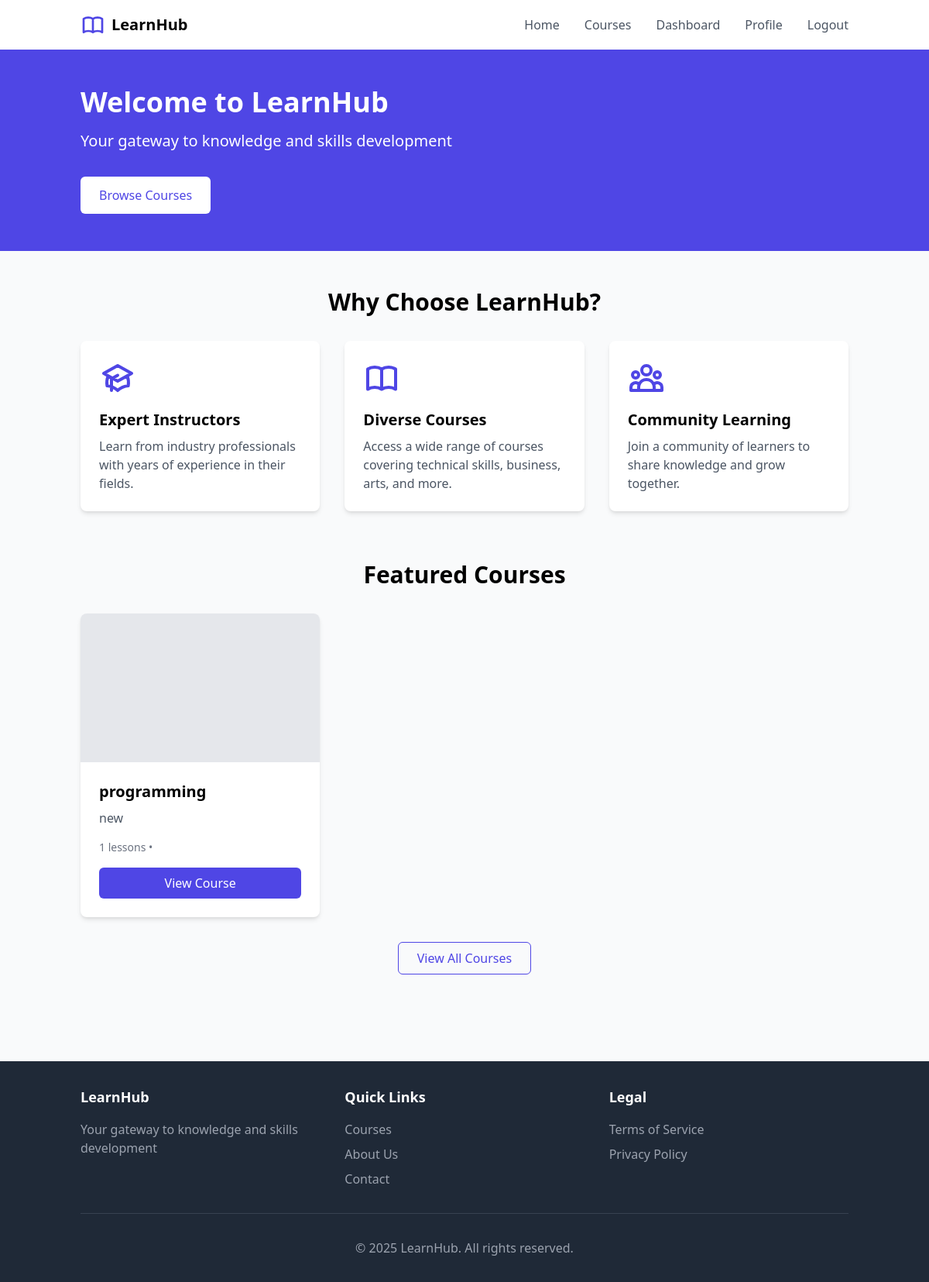
The page / (signed in) on the database its author committed.
### courses/models.py (models this page shows, shortened)
class Course(models.Model):
    title = models.CharField(max_length=200)
    description = models.TextField()
    instructor = models.ForeignKey(User, on_delete=models.CASCADE, related_name='courses')
    image = models.ImageField(upload_to='course_images/', blank=True, null=True)
    created_at = models.DateTimeField(auto_now_add=True)
    updated_at = models.DateTimeField(auto_now=True)

### courses/views.py (the view)
# urls.py: path('', views.home, name='home'),
def home(request):
    featured_courses = Course.objects.all()[:3]
    return render(request, 'courses/home.html', {
        'featured_courses': featured_courses
    })

### courses/templates/courses/home.html (shortened to what this page needs)
{% extends 'courses/base.html' %}
{% block content %}
<div class="bg-indigo-600 text-white py-12">
    <div class="container mx-auto px-4">
        <h1 class="text-4xl font-bold mb-4">Welcome to LearnHub</h1>
        <p class="text-xl mb-8">Your gateway to knowledge and skills development</p>
        <div class="flex gap-4">
            <a href="{% url 'course_list' %}" class="bg-white text-indigo-600 px-6 py-3 rounded-md font-medium hover:bg-gray-100 transition">
                Browse Courses
            </a>
        </div>
    </div>
</div>
<div class="container mx-auto px-4 py-12">
    <section class="mb-16">
        <h2 class="text-3xl font-bold mb-8 text-center">Why Choose LearnHub?</h2>
        <div class="grid md:grid-cols-3 gap-8">
            <div class="bg-white p-6 rounded-lg shadow-md">
                <h3 class="text-xl font-bold mb-2">Expert Instructors</h3>
                <p class="text-gray-600">Learn from industry professionals with years of experience in their fields.</p>
            </div>
            <div class="bg-white p-6 rounded-lg shadow-md">
                <h3 class="text-xl font-bold mb-2">Diverse Courses</h3>
                <p class="text-gray-600">Access a wide range of courses covering technical skills, business, arts, and more.</p>
            </div>
            <div class="bg-white p-6 rounded-lg shadow-md">
                <h3 class="text-xl font-bold mb-2">Community Learning</h3>
                <p class="text-gray-600">Join a community of learners to share knowledge and grow together.</p>
            </div>
        </div>
    </section>
    <section class="mb-16">
        <h2 class="text-3xl font-bold mb-8 text-center">Featured Courses</h2>
        <div class="grid md:grid-cols-3 gap-8">
            {% for course in featured_courses %}
            <div class="bg-white rounded-lg shadow-md overflow-hidden">
                <div class="h-48 bg-gray-200"></div>
                <div class="p-6">
                    <h3 class="text-xl font-bold mb-2">{{ course.title }}</h3>
                    <p class="text-gray-600 mb-4">{{ course.description|truncatechars:100 }}</p>
                    <p class="text-sm text-gray-500 mb-4">{{ course.lessons.count }} lessons • {{ course.duration }}</p>
                    <a href="{% url 'course_detail' course.id %}" class="block text-center bg-indigo-600 text-white py-2 px-4 rounded-md hover:bg-indigo-700 transition">
                        View Course
                    </a>
                </div>
            </div>
            {% empty %}
            <div class="col-span-3 text-center py-8">
                <p class="text-gray-500">No featured courses available yet.</p>
            </div>
            {% endfor %}
        </div>
        <div class="text-center mt-8">
            <a href="{% url 'course_list' %}" class="inline-block border border-indigo-600 text-indigo-600 py-2 px-6 rounded-md hover:bg-indigo-600 hover:text-white transition">
                View All Courses
            </a>
        </div>
    </section>
</div>
{% endblock %}

### rows shown on the page
Course: title "programming", description "new", lessons.count "1"
